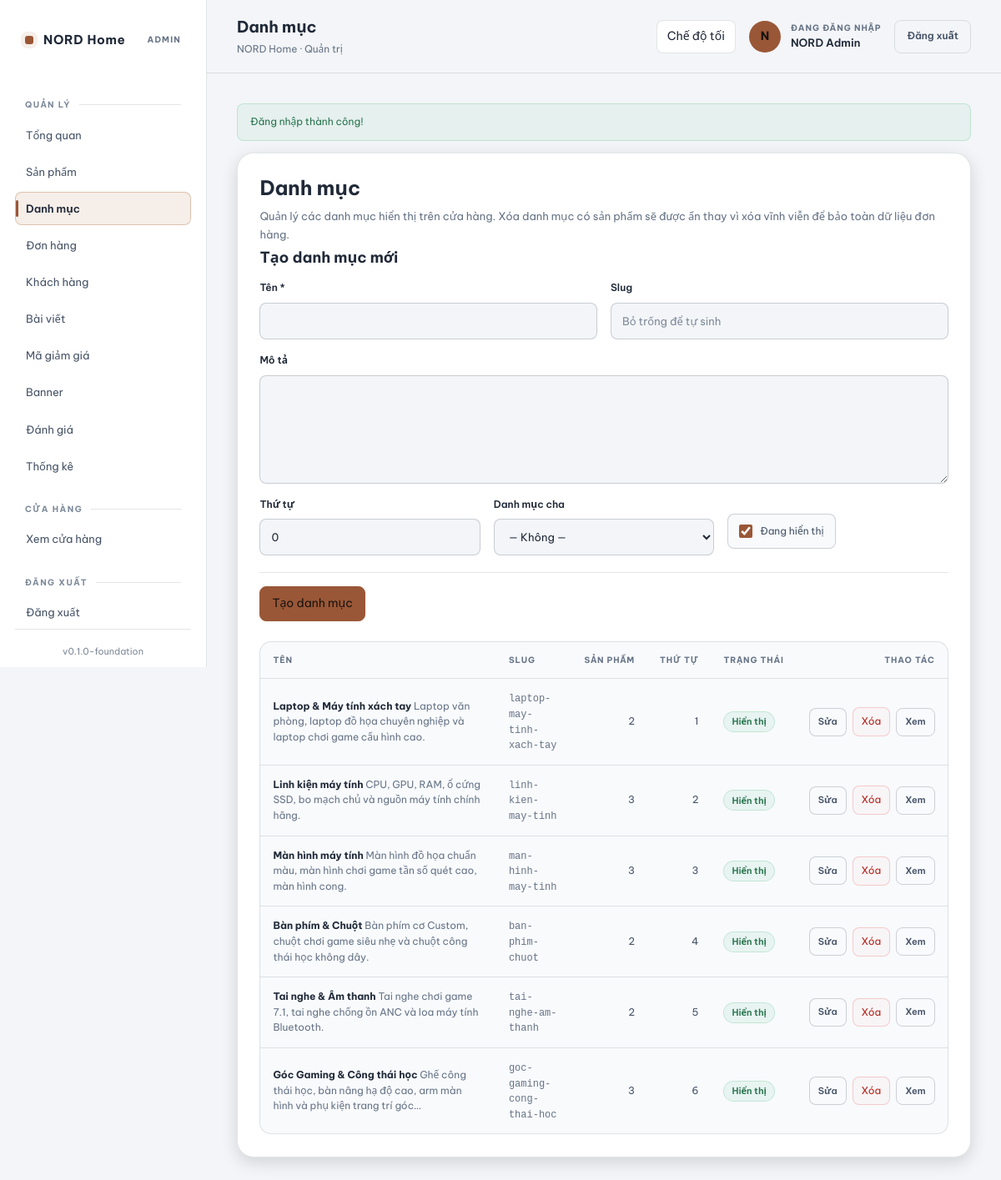
Screenshot of /admin/categories.php (signed in) with the database file from the repository.
### tables this page shows
CREATE TABLE `categories` (
  `id` INT UNSIGNED NOT NULL AUTO_INCREMENT,
  `parent_id` INT UNSIGNED DEFAULT NULL,
  `name` VARCHAR(120) NOT NULL,
  `slug` VARCHAR(160) NOT NULL,
  `description` TEXT DEFAULT NULL,
  `image` VARCHAR(255) DEFAULT NULL,
  `sort_order` INT NOT NULL DEFAULT 0,
  `is_active` TINYINT(1) NOT NULL DEFAULT 1,
  `created_at` DATETIME NOT NULL DEFAULT CURRENT_TIMESTAMP,
  `updated_at` DATETIME NOT NULL DEFAULT CURRENT_TIMESTAMP ON UPDATE CURRENT_TIMESTAMP,
  PRIMARY KEY (`id`),
  UNIQUE KEY `uq_categories_slug` (`slug`),
  KEY `idx_categories_parent` (`parent_id`),
  KEY `idx_categories_active` (`is_active`),
  CONSTRAINT `fk_categories_parent`
    FOREIGN KEY (`parent_id`) REFERENCES `categories` (`id`)
    ON DELETE SET NULL ON UPDATE CASCADE
);

### includes/functions.php (called while the page is built, shortened)
<?php
function e(?string $value): string
{
    return htmlspecialchars((string) $value, ENT_QUOTES | ENT_SUBSTITUTE, 'UTF-8');
}
function url(string $path = ''): string
{
    $path = ltrim($path, '/');
    return $path === '' ? BASE_URL : BASE_URL . '/' . $path;
}
function is_logged_in(): bool
{
    return !empty($_SESSION['user']['id']);
}
function current_user(): ?array
{
    return is_logged_in() ? $_SESSION['user'] : null;
}
function flash_get(): array
{
    $messages = $_SESSION['_flash'] ?? [];
    return is_array($messages) ? $messages : [];
}

### config/database.php (called while the page is built, shortened)
<?php
function pdo_options(): array
{
    return [
        PDO::ATTR_ERRMODE => PDO::ERRMODE_EXCEPTION,
        PDO::ATTR_DEFAULT_FETCH_MODE => PDO::FETCH_ASSOC,
        PDO::ATTR_EMULATE_PREPARES => false,
    ];
}
function db(): PDO
{
    $dsn = sprintf(
        'mysql:host=%s;port=%s;dbname=%s;charset=%s',
        DB_HOST,
        DB_PORT,
        DB_NAME,
        DB_CHARSET
    );
    $pdo = new PDO($dsn, DB_USER, DB_PASS, pdo_options());
    return $pdo;
}

### includes/admin-data.php (called while the page is built, shortened)
<?php
require_once __DIR__ . '/functions.php';
require_once __DIR__ . '/storefront-helpers.php';
function admin_categories_all(): array
{
    try {
        $stmt = db()->query(
            'SELECT c.*, (SELECT COUNT(*) FROM products p WHERE p.category_id = c.id) AS product_count
             FROM categories c
             ORDER BY c.sort_order ASC, c.name ASC'
        );
        return $stmt->fetchAll() ?: [];
    } catch (PDOException $e) {
        return [];
    }
}

### includes/storefront-helpers.php (called while the page is built, shortened)
<?php
function storefront_excerpt(?string $text, int $max = 110): string
{
    $text = trim($text);
    if (mb_strlen($text, 'UTF-8') <= $max) {
        return $text;
    }
    $cut = mb_substr($text, 0, $max, 'UTF-8');
    $last = mb_strrpos($cut, ' ', 0, 'UTF-8');
    if ($last !== false) {
        $cut = mb_substr($cut, 0, $last, 'UTF-8');
    }
    return rtrim($cut, ' ,.;:') . '…';
}

### admin/categories.php (the view, shortened to what this page needs)
<?php
require_once dirname(__DIR__) . '/includes/admin-data.php';
$pageTitle = 'Danh mục';
$editId = (int) ($_GET['edit'] ?? 0);
$editing = $editId > 0 ? admin_category_find($editId) : null;
$values = [
    'name'        => '',
    'slug'        => '',
    'description' => '',
    'parent_id'   => 0,
    'sort_order'  => 0,
    'is_active'   => 1,
];
$categories = admin_categories_all();
require dirname(__DIR__) . '/includes/admin-header.php';
?>
<div class="admin-card">
    <h1>Danh mục</h1>
    <p class="admin-card-sub">Quản lý các danh mục hiển thị trên cửa hàng. Xóa danh mục có sản phẩm sẽ được ẩn thay vì xóa vĩnh viễn để bảo toàn dữ liệu đơn hàng.</p>
    <form class="admin-form" method="post" action="" style="margin-bottom:24px;">
        <h2><?= $editing ? 'Sửa danh mục' : 'Tạo danh mục mới' ?></h2>
        <div class="admin-form-row admin-form-row--2">
            <label>
                <strong>Tên *</strong>
                <input type="text" name="name" value="<?= e($values['name']) ?>" required maxlength="120">
            </label>
            <label>
                <strong>Slug</strong>
                <input type="text" name="slug" value="<?= e($values['slug']) ?>" placeholder="Bỏ trống để tự sinh" maxlength="160">
            </label>
        </div>
        <label>
            <strong>Mô tả</strong>
            <textarea name="description" rows="3"><?= e($values['description']) ?></textarea>
        </label>
        <div class="admin-form-row admin-form-row--3">
            <label>
                <strong>Thứ tự</strong>
                <input type="number" name="sort_order" value="<?= (int) $values['sort_order'] ?>" min="0">
            </label>
            <label>
                <strong>Danh mục cha</strong>
                <select name="parent_id">
                    <option value="0">— Không —</option>
                </select>
            </label>
            <label class="admin-check" style="align-self:end;margin-bottom:8px;">
                <input type="checkbox" name="is_active" value="1" <?= $values['is_active'] ? 'checked' : '' ?>>
                Đang hiển thị
            </label>
        </div>
        <div class="admin-form-actions">
            <button type="submit" class="admin-btn admin-btn--primary"><?= $editing ? 'Lưu thay đổi' : 'Tạo danh mục' ?></button>
        </div>
    </form>
    <?php if (empty($categories)): ?>
        <div class="admin-empty">Chưa có danh mục nào.</div>
    <?php else: ?>
        <div class="admin-table-wrap">
            <table class="admin-table">
                <thead>
                    <tr>
                        <th>Tên</th>
                        <th>Slug</th>
                        <th class="col-num">Sản phẩm</th>
                        <th class="col-num">Thứ tự</th>
                        <th>Trạng thái</th>
                        <th class="col-actions">Thao tác</th>
                    </tr>
                </thead>
                <tbody>
                <?php foreach ($categories as $c): ?>
                    <tr>
                        <td class="col-product-cell">
                            <strong><?= e($c['name']) ?></strong>
                            <?php if (!empty($c['description'])): ?>
                                <span class="secondary"><?= e(storefront_excerpt((string) $c['description'], 80)) ?></span>
                            <?php endif; ?>
                        </td>
                        <td><span class="admin-mono"><?= e($c['slug']) ?></span></td>
                        <td class="col-num"><?= (int) $c['product_count'] ?></td>
                        <td class="col-num"><?= (int) $c['sort_order'] ?></td>
                        <td>
                            <?php if ((int) $c['is_active'] === 1): ?>
                                <span class="admin-badge admin-badge--ok">Hiển thị</span>
                            <?php else: ?>
                                <span class="admin-badge admin-badge--mute">Ẩn</span>
                            <?php endif; ?>
                        </td>
                        <td class="col-actions">
                            <span class="admin-action-row">
                                <a class="admin-btn admin-btn--small admin-btn--secondary" href="<?= e(url('admin/categories.php?edit=' . (int) $c['id'])) ?>">Sửa</a>
                                <form method="post" action="" onsubmit="return confirm('Xóa danh mục này? Nếu có sản phẩm, danh mục sẽ chỉ bị ẩn.');">
                                    <button type="submit" class="admin-btn admin-btn--small admin-btn--danger">Xóa</button>
                                </form>
                                <a class="admin-btn admin-btn--small" href="<?= e(url('products.php?category=' . urlencode((string) $c['slug']))) ?>" target="_blank" rel="noopener">Xem</a>
                            </span>
                        </td>
                    </tr>
                <?php endforeach; ?>
                </tbody>
            </table>
        </div>
    <?php endif; ?>
</div>
<?php require dirname(__DIR__) . '/includes/admin-footer.php'; ?>

### includes/admin-header.php (shortened to what this page needs)
<?php
$pageTitle = $pageTitle ?? 'Quản trị';
?>
<!DOCTYPE html>
<html lang="vi">
<head>
    <link rel="stylesheet" href="<?= e(url('assets/css/admin.css')) ?>">
</head>
<body class="admin-body">
<div class="admin-shell">
<?php require __DIR__ . '/admin-sidebar.php'; ?>
<div class="admin-wrap">
    <header class="admin-top">
        <div class="admin-top-title">
            <strong><?= e($pageTitle) ?></strong>
            <small><?= e(APP_NAME) ?> · Quản trị</small>
        </div>
        <div class="admin-top-meta">
            <button class="admin-theme-toggle" type="button" data-admin-theme-toggle aria-pressed="false">Chế độ tối</button>
            <span class="admin-top-user">
                <span class="avatar-letter"><?= e(mb_strtoupper(mb_substr((string) (current_user()['name'] ?? 'A'), 0, 1, 'UTF-8'))) ?></span>
                <span>
                    <span class="admin-top-user-label">Đang đăng nhập</span>
                    <span class="admin-top-user-name"><?= e(current_user()['name'] ?? 'Quản trị viên') ?></span>
                </span>
            </span>
            <a class="admin-top-link" href="<?= e(url('admin/logout.php')) ?>">Đăng xuất</a>
        </div>
    </header>
    <main class="admin-main">
        <?php foreach (flash_get() as $flash): ?>
            <div class="flash flash-<?= e($flash['type']) ?>"><?= e($flash['message']) ?></div>
        <?php endforeach; ?>

### includes/admin-sidebar.php (shortened to what this page needs)
<?php
$current = basename($_SERVER['SCRIPT_NAME'] ?? '');
?>
<aside class="admin-sidebar">
    <a class="admin-brand" href="<?= e(url('admin/dashboard.php')) ?>">
        <span><?= e(APP_NAME) ?></span>
        <small>Admin</small>
    </a>
    <div class="admin-nav-group-label">Quản lý</div>
    <nav aria-label="Quản lý">
        <a href="<?= e(url('admin/dashboard.php')) ?>" class="<?= $current === 'dashboard.php' ? 'is-active' : '' ?>">Tổng quan</a>
        <a href="<?= e(url('admin/products.php')) ?>" class="<?= $current === 'products.php' || $current === 'product-create.php' || $current === 'product-edit.php' ? 'is-active' : '' ?>">Sản phẩm</a>
        <a href="<?= e(url('admin/categories.php')) ?>" class="<?= $current === 'categories.php' ? 'is-active' : '' ?>">Danh mục</a>
        <a href="<?= e(url('admin/orders.php')) ?>" class="<?= $current === 'orders.php' || $current === 'order-detail.php' ? 'is-active' : '' ?>">Đơn hàng</a>
        <a href="<?= e(url('admin/customers.php')) ?>" class="<?= $current === 'customers.php' ? 'is-active' : '' ?>">Khách hàng</a>
        <a href="<?= e(url('admin/posts.php')) ?>" class="<?= $current === 'posts.php' || $current === 'post-create.php' || $current === 'post-edit.php' ? 'is-active' : '' ?>">Bài viết</a>
        <a href="<?= e(url('admin/coupons.php')) ?>" class="<?= $current === 'coupons.php' ? 'is-active' : '' ?>">Mã giảm giá</a>
        <a href="<?= e(url('admin/banners.php')) ?>" class="<?= $current === 'banners.php' ? 'is-active' : '' ?>">Banner</a>
        <a href="<?= e(url('admin/reviews.php')) ?>" class="<?= $current === 'reviews.php' ? 'is-active' : '' ?>">Đánh giá</a>
        <a href="<?= e(url('admin/statistics.php')) ?>" class="<?= $current === 'statistics.php' ? 'is-active' : '' ?>">Thống kê</a>
    </nav>
    <div class="admin-nav-group-label">Cửa hàng</div>
    <nav aria-label="Cửa hàng">
        <a href="<?= e(url()) ?>" target="_blank" rel="noopener">Xem cửa hàng</a>
    </nav>
    <div class="admin-nav-group-label">Đăng xuất</div>
    <nav aria-label="Đăng xuất">
        <a href="<?= e(url('admin/logout.php')) ?>">Đăng xuất</a>
    </nav>
    <div class="admin-sidebar-meta">v<?= e(APP_VERSION) ?></div>
</aside>

### includes/admin-footer.php (shortened to what this page needs)
    </main>
</div>
</div>
</body>
</html>

### rows the page displays
categories: name "Laptop & Máy tính xách tay", description "Laptop văn phòng, laptop đồ họa chuyên nghiệp và laptop chơi game cấu hình cao.", slug "laptop-may-tinh-xach-tay", product_count "2", sort_order "1", is_active "Hiển thị"
categories: name "Linh kiện máy tính", description "CPU, GPU, RAM, ổ cứng SSD, bo mạch chủ và nguồn máy tính chính hãng.", slug "linh-kien-may-tinh", product_count "3", sort_order "2", is_active "Hiển thị"
categories: name "Màn hình máy tính", description "Màn hình đồ họa chuẩn màu, màn hình chơi game tần số quét cao, màn hình cong.", slug "man-hinh-may-tinh", product_count "3", sort_order "3", is_active "Hiển thị"
categories: name "Bàn phím & Chuột", description "Bàn phím cơ Custom, chuột chơi game siêu nhẹ và chuột công thái học không dây.", slug "ban-phim-chuot", product_count "2", sort_order "4", is_active "Hiển thị"
categories: name "Tai nghe & Âm thanh", description "Tai nghe chơi game 7.1, tai nghe chống ồn ANC và loa máy tính Bluetooth.", slug "tai-nghe-am-thanh", product_count "2", sort_order "5", is_active "Hiển thị"
categories: name "Góc Gaming & Công thái học", description "Ghế công thái học, bàn nâng hạ độ cao, arm màn hình và phụ kiện trang trí góc…", slug "goc-gaming-cong-thai-hoc", product_count "3", sort_order "6", is_active "Hiển thị"

### other values shown
APP_NAME "NORD Home"
APP_VERSION "0.1.0-foundation"
$pageTitle "Danh mục"
current_user()['name'] "NORD Admin"
$flash['message'] "Đăng nhập thành công!"
